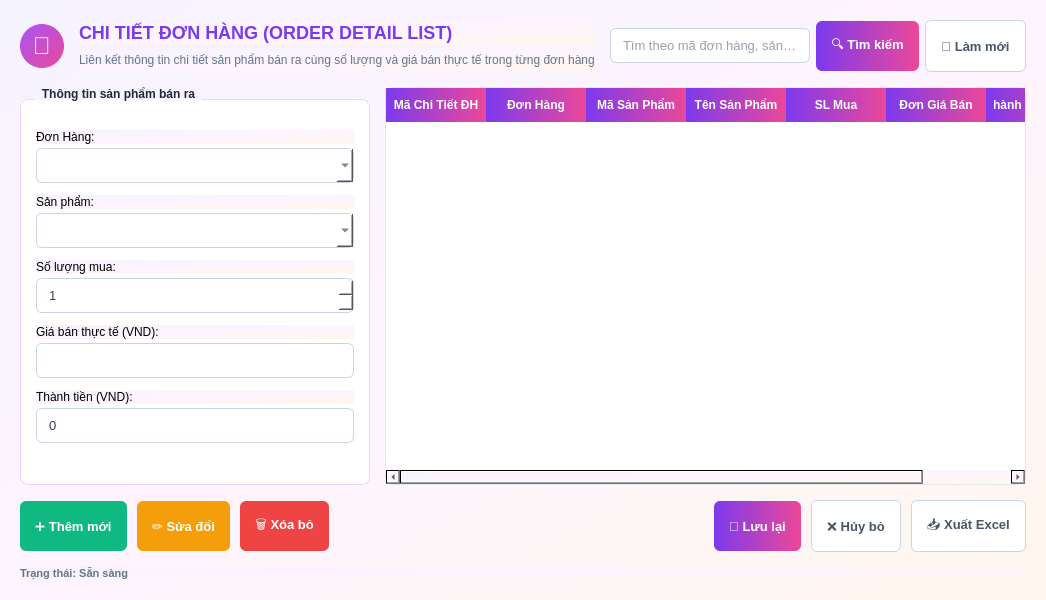
<?xml version="1.0" encoding="UTF-8"?>
<ui version="4.0">
 <class>OrderDetailWidget</class>
 <widget class="QWidget" name="OrderDetailWidget">
  <property name="geometry">
   <rect>
    <x>0</x>
    <y>0</y>
    <width>900</width>
    <height>600</height>
   </rect>
  </property>
  <property name="windowTitle">
   <string>Chi tiết Đơn hàng</string>
  </property>
  <property name="styleSheet">
   <string notr="true">
    QWidget {
        background: qlineargradient(spread:pad, x1:0, y1:0, x2:1, y2:1, stop:0 #f5f3ff, stop:0.5 #fdf4ff, stop:1 #fff7ed);
        font-family: &quot;Segoe UI&quot;;
    }
    QLabel#lblTitle {
        font-size: 18px;
        font-weight: bold;
        color: #7c3aed;
    }
    QLabel#lblSubtitle {
        color: #64748b;
        font-size: 12px;
    }
    QGroupBox {
        font-weight: bold;
        color: #1e293b;
        border: 1px solid #e9d5ff;
        border-radius: 8px;
        margin-top: 12px;
        padding-top: 15px;
        background-color: #ffffff;
    }
    QGroupBox::title {
        subcontrol-origin: margin;
        subcontrol-position: top left;
        left: 15px;
        padding: 0 5px;
    }
    QLineEdit, QComboBox, QSpinBox {
        border: 1px solid #cbd5e1;
        border-radius: 6px;
        padding: 8px 10px;
        font-size: 13px;
        color: #334155;
        background-color: #ffffff;
    }
    QLineEdit:focus, QComboBox:focus, QSpinBox:focus {
        border: 2px solid #a855f7;
    }
    QPushButton {
        border-radius: 6px;
        font-weight: 500;
        font-size: 13px;
        padding: 8px 15px;
        height: 34px;
    }
    QPushButton#btnSearch, QPushButton#btnLuu {
        background: qlineargradient(spread:pad, x1:0, y1:0, x2:1, y2:0, stop:0 #7c3aed, stop:1 #ec4899);
        color: #ffffff;
        border: none;
    }
    QPushButton#btnSearch:hover, QPushButton#btnLuu:hover {
        background: qlineargradient(spread:pad, x1:0, y1:0, x2:1, y2:0, stop:0 #6d28d9, stop:1 #db2777);
    }
    QPushButton#btnThem {
        background-color: #10b981;
        color: #ffffff;
        border: none;
    }
    QPushButton#btnThem:hover {
        background-color: #059669;
    }
    QPushButton#btnSua {
        background-color: #f59e0b;
        color: #ffffff;
        border: none;
    }
    QPushButton#btnSua:hover {
        background-color: #d97706;
    }
    QPushButton#btnXoa {
        background-color: #ef4444;
        color: #ffffff;
        border: none;
    }
    QPushButton#btnXoa:hover {
        background-color: #dc2626;
    }
    QPushButton#btnRefresh, QPushButton#btnHuy, QPushButton#btnXuatExcel {
        background-color: #ffffff;
        border: 1px solid #cbd5e1;
        color: #475569;
    }
    QPushButton#btnRefresh:hover, QPushButton#btnHuy:hover, QPushButton#btnXuatExcel:hover {
        background-color: #f1f5f9;
        color: #1e293b;
    }
    QTableWidget {
        background-color: #ffffff;
        border: 1px solid #e2e8f0;
        border-radius: 8px;
        gridline-color: #f1f5f9;
    }
    QHeaderView::section {
        background: qlineargradient(spread:pad, x1:0, y1:0, x2:1, y2:0, stop:0 #7c3aed, stop:1 #ec4899);
        color: #ffffff;
        font-weight: bold;
        font-size: 12px;
        border: none;
        padding: 8px;
    }
    QTableWidget::item:selected {
        background-color: #f3e8ff;
        color: #7c3aed;
    }
   </string>
  </property>
  <layout class="QVBoxLayout" name="verticalLayout_main">
   <property name="spacing">
    <number>15</number>
   </property>
   <property name="leftMargin">
    <number>20</number>
   </property>
   <property name="topMargin">
    <number>20</number>
   </property>
   <property name="rightMargin">
    <number>20</number>
   </property>
   <property name="bottomMargin">
    <number>20</number>
   </property>
   <item>
    <layout class="QHBoxLayout" name="layoutHeader">
     <item>
      <widget class="QLabel" name="lblIconBadge">
       <property name="minimumSize">
        <size>
         <width>44</width>
         <height>44</height>
        </size>
       </property>
       <property name="maximumSize">
        <size>
         <width>44</width>
         <height>44</height>
        </size>
       </property>
       <property name="font">
        <font>
         <pointsize>18</pointsize>
        </font>
       </property>
       <property name="alignment">
        <set>Qt::AlignCenter</set>
       </property>
       <property name="text">
        <string>📝</string>
       </property>
       <property name="styleSheet">
        <string notr="true">
         #lblIconBadge {
             background: qlineargradient(spread:pad, x1:0, y1:0, x2:1, y2:1, stop:0 #a855f7, stop:1 #ec4899);
             border-radius: 22px;
             color: #ffffff;
         }
        </string>
       </property>
      </widget>
     </item>
     <item>
      <layout class="QVBoxLayout" name="verticalLayout_title">
       <property name="spacing">
        <number>2</number>
       </property>
       <item>
        <widget class="QLabel" name="lblTitle">
         <property name="text">
          <string>CHI TIẾT ĐƠN HÀNG (ORDER DETAIL LIST)</string>
         </property>
        </widget>
       </item>
       <item>
        <widget class="QLabel" name="lblSubtitle">
         <property name="text">
          <string>Liên kết thông tin chi tiết sản phẩm bán ra cùng số lượng và giá bán thực tế trong từng đơn hàng</string>
         </property>
        </widget>
       </item>
      </layout>
     </item>
     <item>
      <spacer name="horizontalSpacer_header">
       <property name="orientation">
        <enum>Qt::Horizontal</enum>
       </property>
       <property name="sizeType">
        <enum>QSizePolicy::Expanding</enum>
       </property>
       <property name="sizeHint" stdset="0">
        <size>
         <width>40</width>
         <height>20</height>
        </size>
       </property>
      </spacer>
     </item>
     <item>
      <layout class="QHBoxLayout" name="layoutSearch">
       <property name="spacing">
        <number>6</number>
       </property>
       <item>
        <widget class="QLineEdit" name="txtSearch">
         <property name="minimumSize">
          <size>
           <width>200</width>
           <height>0</height>
          </size>
         </property>
         <property name="placeholderText">
          <string>Tìm theo mã đơn hàng, sản phẩm...</string>
         </property>
        </widget>
       </item>
       <item>
        <widget class="QPushButton" name="btnSearch">
         <property name="text">
          <string>🔍 Tìm kiếm</string>
         </property>
        </widget>
       </item>
       <item>
        <widget class="QPushButton" name="btnRefresh">
         <property name="text">
          <string>🔄 Làm mới</string>
         </property>
        </widget>
       </item>
      </layout>
     </item>
    </layout>
   </item>
   <item>
    <layout class="QHBoxLayout" name="layoutBody">
     <property name="spacing">
      <number>15</number>
     </property>
     <item>
      <widget class="QGroupBox" name="grpOrderDetailForm">
       <property name="minimumSize">
        <size>
         <width>320</width>
         <height>0</height>
        </size>
       </property>
       <property name="maximumSize">
        <size>
         <width>350</width>
         <height>16777215</height>
        </size>
       </property>
       <property name="title">
        <string>Thông tin sản phẩm bán ra</string>
       </property>
       <layout class="QVBoxLayout" name="verticalLayout_form">
        <property name="spacing">
         <number>12</number>
        </property>
        <property name="leftMargin">
         <number>15</number>
        </property>
        <property name="topMargin">
         <number>15</number>
        </property>
        <property name="rightMargin">
         <number>15</number>
        </property>
        <property name="bottomMargin">
         <number>15</number>
        </property>
        <item>
         <layout class="QVBoxLayout" name="verticalLayout_order">
          <property name="spacing">
           <number>4</number>
          </property>
          <item>
           <widget class="QLabel" name="lblDonHang">
            <property name="text">
             <string>Đơn Hàng:</string>
            </property>
           </widget>
          </item>
          <item>
           <widget class="QComboBox" name="cbDonHang"/>
          </item>
         </layout>
        </item>
        <item>
         <layout class="QVBoxLayout" name="verticalLayout_product">
          <property name="spacing">
           <number>4</number>
          </property>
          <item>
           <widget class="QLabel" name="lblSanPham">
            <property name="text">
             <string>Sản phẩm:</string>
            </property>
           </widget>
          </item>
          <item>
           <widget class="QComboBox" name="cbSanPham"/>
          </item>
         </layout>
        </item>
        <item>
         <layout class="QVBoxLayout" name="verticalLayout_qty">
          <property name="spacing">
           <number>4</number>
          </property>
          <item>
           <widget class="QLabel" name="lblSoLuong">
            <property name="text">
             <string>Số lượng mua:</string>
            </property>
           </widget>
          </item>
          <item>
           <widget class="QSpinBox" name="spinSoLuong">
            <property name="maximum">
             <number>9999</number>
            </property>
            <property name="value">
             <number>1</number>
            </property>
           </widget>
          </item>
         </layout>
        </item>
        <item>
         <layout class="QVBoxLayout" name="verticalLayout_price">
          <property name="spacing">
           <number>4</number>
          </property>
          <item>
           <widget class="QLabel" name="lblGiaBan">
            <property name="text">
             <string>Giá bán thực tế (VND):</string>
            </property>
           </widget>
          </item>
          <item>
           <widget class="QLineEdit" name="txtGiaBan"/>
          </item>
         </layout>
        </item>
        <item>
         <layout class="QVBoxLayout" name="verticalLayout_subtotal">
          <property name="spacing">
           <number>4</number>
          </property>
          <item>
           <widget class="QLabel" name="lblThanhTien">
            <property name="text">
             <string>Thành tiền (VND):</string>
            </property>
           </widget>
          </item>
          <item>
           <widget class="QLineEdit" name="txtThanhTien">
            <property name="readOnly">
             <bool>true</bool>
            </property>
            <property name="text">
             <string>0</string>
            </property>
           </widget>
          </item>
         </layout>
        </item>
        <item>
         <spacer name="verticalSpacer_form">
          <property name="orientation">
           <enum>Qt::Vertical</enum>
          </property>
          <property name="sizeType">
           <enum>QSizePolicy::Expanding</enum>
          </property>
          <property name="sizeHint" stdset="0">
           <size>
            <width>20</width>
            <height>40</height>
           </size>
          </property>
         </spacer>
        </item>
       </layout>
      </widget>
     </item>
     <item>
      <widget class="QTableWidget" name="tblOrderDetail">
       <column>
        <property name="text">
         <string>Mã Chi Tiết ĐH</string>
        </property>
       </column>
       <column>
        <property name="text">
         <string>Đơn Hàng</string>
        </property>
       </column>
       <column>
        <property name="text">
         <string>Mã Sản Phẩm</string>
        </property>
       </column>
       <column>
        <property name="text">
         <string>Tên Sản Phẩm</string>
        </property>
       </column>
       <column>
        <property name="text">
         <string>SL Mua</string>
        </property>
       </column>
       <column>
        <property name="text">
         <string>Đơn Giá Bán</string>
        </property>
       </column>
       <column>
        <property name="text">
         <string>Thành Tiền (VND)</string>
        </property>
       </column>
      </widget>
     </item>
    </layout>
   </item>
   <item>
    <layout class="QHBoxLayout" name="layoutActions">
     <property name="spacing">
      <number>10</number>
     </property>
     <item>
      <widget class="QPushButton" name="btnThem">
       <property name="text">
        <string>➕ Thêm mới</string>
       </property>
      </widget>
     </item>
     <item>
      <widget class="QPushButton" name="btnSua">
       <property name="text">
        <string>✏️ Sửa đổi</string>
       </property>
      </widget>
     </item>
     <item>
      <widget class="QPushButton" name="btnXoa">
       <property name="text">
        <string>🗑️ Xóa bỏ</string>
       </property>
      </widget>
     </item>
     <item>
      <spacer name="horizontalSpacer_actions">
       <property name="orientation">
        <enum>Qt::Horizontal</enum>
       </property>
       <property name="sizeType">
        <enum>QSizePolicy::Expanding</enum>
       </property>
       <property name="sizeHint" stdset="0">
        <size>
         <width>40</width>
         <height>20</height>
        </size>
       </property>
      </spacer>
     </item>
     <item>
      <widget class="QPushButton" name="btnLuu">
       <property name="text">
        <string>💾 Lưu lại</string>
       </property>
      </widget>
     </item>
     <item>
      <widget class="QPushButton" name="btnHuy">
       <property name="text">
        <string>❌ Hủy bỏ</string>
       </property>
      </widget>
     </item>
     <item>
      <widget class="QPushButton" name="btnXuatExcel">
       <property name="text">
        <string>📥 Xuất Excel</string>
       </property>
      </widget>
     </item>
    </layout>
   </item>
   <item>
    <widget class="QLabel" name="lblStatus">
     <property name="text">
      <string>Trạng thái: Sẵn sàng</string>
     </property>
     <property name="styleSheet">
      <string notr="true">color: #64748b; font-size: 11px; font-weight: 500;</string>
     </property>
    </widget>
   </item>
  </layout>
 </widget>
 <resources/>
 <connections/>
</ui>
